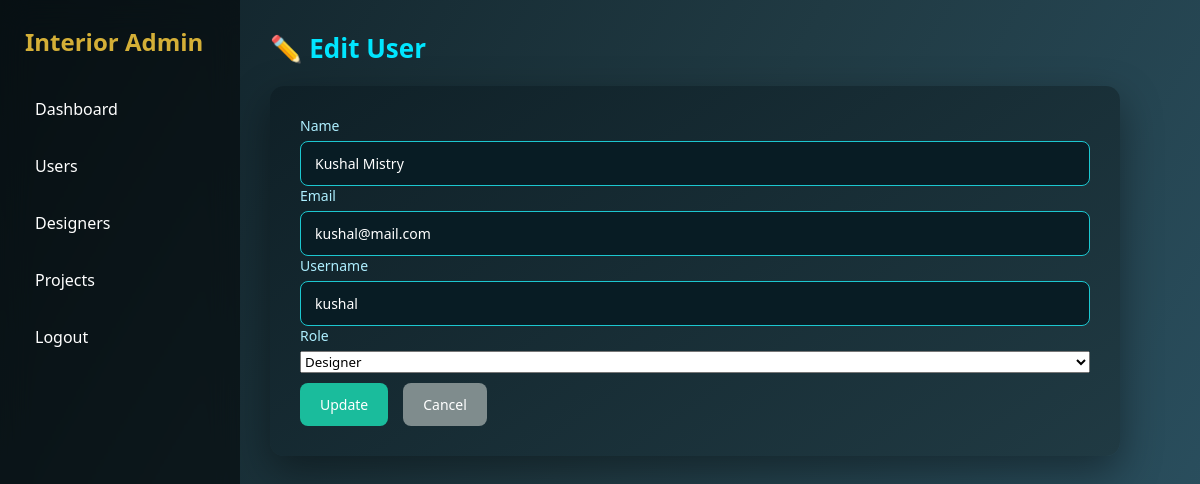
The app's page /admin-panel/admin/edit-user.php?id=u2 (signed in) with its own data.
### tables this page shows
CREATE TABLE User (
    id CHAR(20) PRIMARY KEY,
    name VARCHAR(100),
    email VARCHAR(15) UNIQUE NOT NULL,
    username VARCHAR(50) UNIQUE NOT NULL,
    password_hash VARCHAR(50),
    phone VARCHAR(10),
    profile_pic_url TEXT,
    dob DATE,
    role ENUM('user','designer','admin') DEFAULT 'user',
    created_at TIMESTAMP DEFAULT CURRENT_TIMESTAMP
);

### admin-panel/admin/edit-user.php (the view, shortened to what this page needs)
<?php
include '../config.php';
$id = $_GET['id'];
$stmt = mysqli_prepare($conn, "SELECT * FROM User WHERE id=?");
mysqli_stmt_bind_param($stmt, "s", $id);
mysqli_stmt_execute($stmt);
$result = mysqli_stmt_get_result($stmt);
$user = mysqli_fetch_assoc($result);
?>
<!DOCTYPE html>
<html>
<head>
    <link rel="stylesheet" href="../assets/css/dashboard.css">
</head>
<body>
<?php include __DIR__ . '/layout/sidebar.php'; ?>
<div class="main">
    <h1 class="page-title">✏️ Edit User</h1>
    <div class="form-card">
        <form method="POST" action="update-user.php">
            <div class="form-group">
                <label>Name</label>
                <input type="text" name="name" value="<?= htmlspecialchars($user['name']) ?>" required>
            </div>
            <div class="form-group">
                <label>Email</label>
                <input type="email" name="email" value="<?= htmlspecialchars($user['email']) ?>" required>
            </div>
            <div class="form-group">
                <label>Username</label>
                <input type="text" name="username" value="<?= htmlspecialchars($user['username']) ?>" required>
            </div>
            <div class="form-group">
                <label>Role</label>
                <select name="role">
                    <option value="designer" <?= $user['role']=='designer'?'selected':'' ?>>Designer</option>
                </select>
            </div>
            <div class="form-actions">
                <button class="btn btn-update">Update</button>
                <a href="users.php" class="btn btn-cancel">Cancel</a>
            </div>
        </form>
    </div>
</div>
</body>
</html>

### admin-panel/assets/css/dashboard.css (style rules this page uses)
* { margin: 0; padding: 0; box-sizing: border-box; font-family: 'Segoe UI', sans-serif; }
body { background: linear-gradient(120deg, #0f2027, #203a43, #2c5364); color: #fff; display: flex; }
.main { flex: 1; padding: 30px; }
.btn { padding: 6px 12px; border-radius: 6px; font-size: 13px; text-decoration: none; color: white; border: none; cursor: pointer; transition: all 0.2s ease; }
.page-title { margin-bottom: 20px; font-size: 26px; color: #00e6ff; }
.form-card { max-width: 850px; background: linear-gradient(145deg, #0f2027, #203a43); padding: 30px; border-radius: 14px; box-shadow: 0 15px 40px rgba(0,0,0,0.4); }
.form-actions { grid-column: span 2; display: flex; gap: 14px; margin-top: 10px; }
.form-group label { display: block; margin-bottom: 6px; font-size: 14px; color: #aeefff; }
.form-group input { width: 100%; padding: 12px 14px; border-radius: 8px; border: 1px solid #1cc7d0; background: #081c24; color: #fff; font-size: 14px; outline: none; }
.btn { padding: 12px 20px; border-radius: 8px; font-size: 14px; border: none; cursor: pointer; text-decoration: none; color: #fff; transition: 0.2s ease; }
.btn-update { background: #1abc9c; }
.btn-cancel { background: #7f8c8d; }
.form-group { display: flex; flex-direction: column; }
.form-actions { grid-column: span 2; display: flex; gap: 15px; justify-content: flex-start; }

### records on screen
user: name "Kushal Mistry", email "kushal@mail.com", username "kushal", role "Designer"
